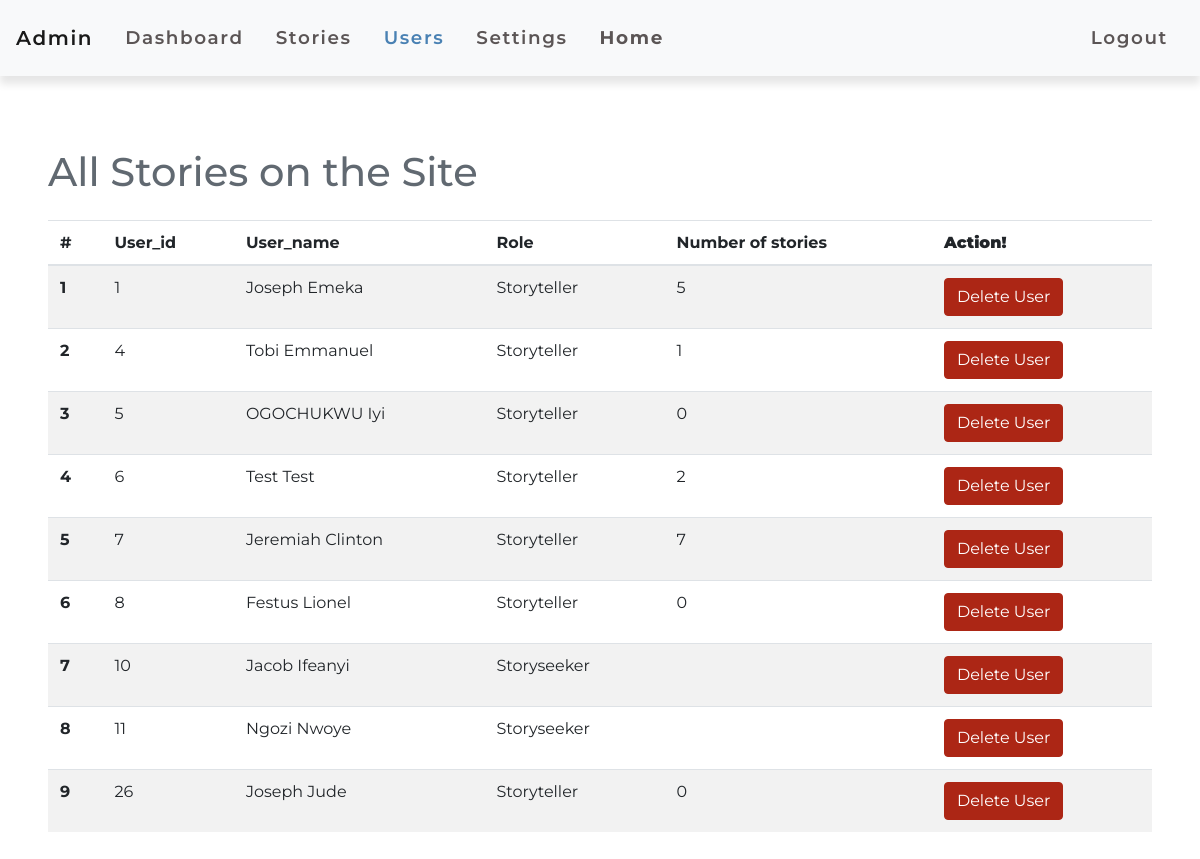
Page /admin_users.php (signed in) on the committed database.
### tables this page shows
CREATE TABLE `users` (
  `id` int NOT NULL AUTO_INCREMENT,
  `first_name` varchar(20) NOT NULL,
  `last_name` varchar(20) NOT NULL,
  `email` varchar(40) NOT NULL,
  `password` varchar(20) NOT NULL,
  `is_writer` tinyint(1) NOT NULL DEFAULT '0',
  `created_at` timestamp NULL DEFAULT CURRENT_TIMESTAMP,
  `updated_at` timestamp NULL DEFAULT CURRENT_TIMESTAMP ON UPDATE CURRENT_TIMESTAMP,
  `country` varchar(40) DEFAULT NULL,
  `gender` enum('Male','Female','Other') DEFAULT NULL,
  `dob` date DEFAULT NULL,
  PRIMARY KEY (`id`)
);

### functions.php (called while the page is built, shortened)
<?php
include_once('./connection.php');
function get_user_details($details, $table, $condition = '', $order_by = '')
{
    global $conn;
    $sql = "SELECT $details FROM $table";
    $stmt = $conn->prepare($sql);
    if (!$stmt) {
        echo 'statement failed!!!';
        echo "Error: " . $conn->error;
        return null;
    } else {
        if ($stmt->execute()) {
            $result = $stmt->get_result();
            return $result->fetch_all(MYSQLI_ASSOC);
        } else {
            echo "Error: " . $conn->error;
            return null;
        }
    }
}
function get_num_stories_by_storyteller($storyteller_id)
{
    global $conn;
    $sql = "SELECT COUNT(*) FROM stories WHERE author_id = ?";
    $stmt = $conn->prepare($sql);
    if (!$stmt) {
        echo 'statement failed!!!';
        echo "Error: " . $conn->error;
        return null;
    } else {
        $stmt->bind_param("i", $storyteller_id);
        if ($stmt->execute()) {
            $stmt->bind_result($count);
            return $count;
        } else {
            echo "Error: " . $conn->error;
            return null;
        }
    }
}

### admin_users.php (the view, shortened to what this page needs)
<?php
include_once('connection.php');
include_once('functions.php');
?>
<html>
<head>
    <link rel="stylesheet" href="https://stackpath.bootstrapcdn.com/bootstrap/4.3.1/css/bootstrap.min.css">
    <link rel="stylesheet" href="./assets/css/style.css">
</head>
<body>
    <nav class="navbar navbar-expand-md navbar-light bg-light">
        <a class="navbar-brand" href="#">Admin</a>
        <div class="collapse navbar-collapse" id="navbarNav">
            <ul class="navbar-nav">
                <li class="nav-item">
                    <a class="nav-link" href="admin_dashboard.php">Dashboard <span class="sr-only">(current)</span></a>
                </li>
                <li class="nav-item">
                    <a class="nav-link" href="./admin_landing.php">Stories</a>
                </li>
                <li class="nav-item">
                    <a class="nav-link active" href="./admin_users.php">Users</a>
                </li>
                <li class="nav-item">
                    <a class="nav-link" href="./settings.php">Settings</a>
                </li>
                <li class="nav-item font-weight-bold">
                    <a class="nav-link" href="./index.php">Home</a>
                </li>
            </ul>
            <ul class="navbar-nav ml-auto">
                <li class="nav-item">
                    <a class="nav-link" href="./logout.php">Logout</a>
                </li>
            </ul>
        </div>
    </nav>
    <div class="container-lg mt-4 p-5">
        <h1 class="mb-4">All Stories on the Site</h1>
    <?php
        $user_names = get_user_details('*', 'users');
    ?>
    <table class="table table-striped">
        <thead>
            <tr>
                <th scope="col" data-sortable>#</th>
                <th scope="col" data-sortable>User_id</th>
                <th scope="col" data-sortable>User_name</th>
                <th scope="col" data-sortable>Role</th>
                <th scope="col" data-sortable>Number of stories</th>
                <th scope="col" data-sortable><b>Action!</b></th>
            </tr>
        </thead>
        <tbody>
            <?php
            $i = 0;
            foreach ($user_names as $i=>$user) {
                $user_id = ucfirst($user['id']);
                $user_firstname = ucfirst($user['first_name']);
                $user_lastname = ucfirst($user['last_name']);
                $user_name = "{$user_firstname} {$user_lastname}";
                if ($user['is_writer'] == 1) {
                    $role = 'Storyteller';
                    $num_stories = get_num_stories_by_storyteller($user_id) ?? '';
                }else {
                    $role = 'Storyseeker';
                    $num_stories = '';
                }
            ?>
                <tr>
                    <th scope="row"><?php echo $i + 1 ?></th>
                    <td><?php echo $user_id?></td>
                    <td><?php echo $user_name ?></td>
                    <td><?php echo $role?></td>
                    <td><?php echo $num_stories?></td>
                    <td>
                        <a href="delete_user.php?id=<?php echo $user_id ?>" class="btn btn-danger" onclick="return confirm('Are you sure you want to delete this user?')">Delete User</a>
                    </td>
                </tr>
                <?php } ?>
        </tbody>
    </table>
    </div>
</body>
</html>

### assets/css/style.css (style rules this page uses)
body { overflow-x: hidden; font-family: 'Montserrat', sans-serif; color: #616971; }
.navbar { font-size: 1.15rem; font-weight: 600; letter-spacing: 0.1rem; box-shadow: 0 .5rem .5rem rgba(0, 0, 0, .1); z-index: 10000 !important; }
.nav-item { padding: .5rem; }
.nav-link { color: #5b5555!important; }
.nav-link.active, .nav-link:hover { color: #4981b3 !important; }
.btn-danger { background-color: #AC2615; border: .05rem solid #AC2615; }

### rows in the picture
users: id "1", user_name "Joseph Emeka", is_writer "Storyteller", num_stories "5"
users: id "4", user_name "Tobi Emmanuel", is_writer "Storyteller", num_stories "1"
users: id "5", user_name "OGOCHUKWU Iyi", is_writer "Storyteller", num_stories "0"
users: id "6", user_name "Test Test", is_writer "Storyteller", num_stories "2"
users: id "7", user_name "Jeremiah Clinton", is_writer "Storyteller"
users: id "8", user_name "Festus Lionel", is_writer "Storyteller", num_stories "0"
users: id "10", user_name "Jacob Ifeanyi", is_writer "Storyseeker"
users: id "11", user_name "Ngozi Nwoye", is_writer "Storyseeker"
users: id "26", user_name "Joseph Jude", is_writer "Storyteller", num_stories "0"
